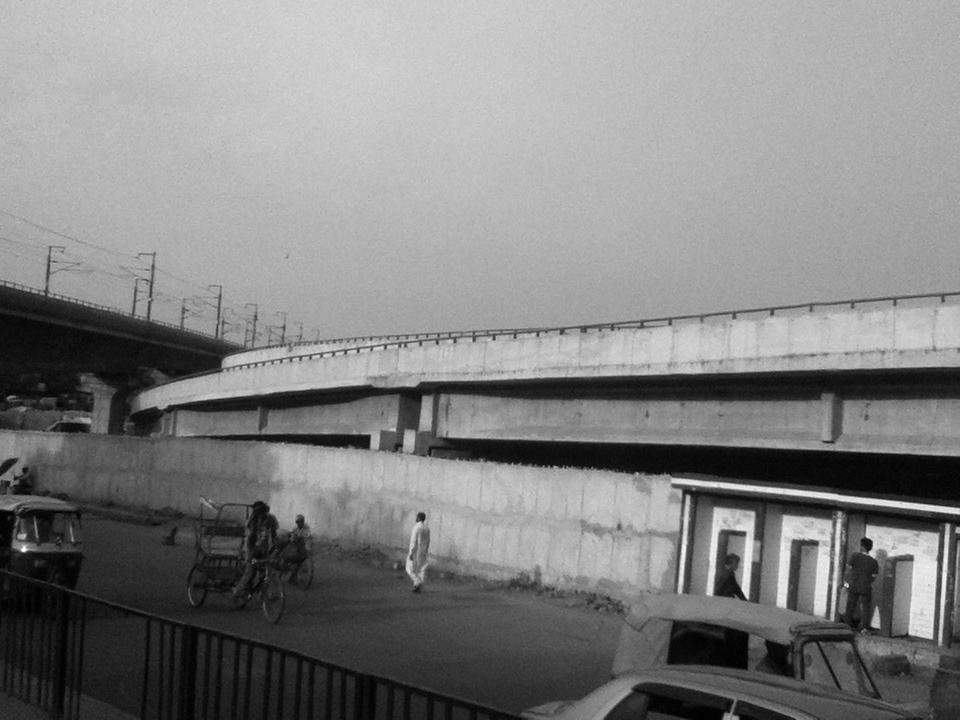
#> input picture girish123.jpg, 960 x 720 px
$ python untitled25.py   (older library calls are emulated)
#> lines starting #> are read from the running program, lines starting #| are printed output that depends on the picture
# -*- coding: utf-8 -*-
"""
Created on Fri Dec 19 17:40:17 2014

@author: girish
"""
from PIL import *
from pylab import *
from numpy import *

git = array(Image.open("girish123.jpg").convert("L"))
#> git is the input picture: shape (720, 960); min 0, max 255, mean 130

x =[100,100,400,800]
y=[200,300,500,900]

gray()

show()
def histogramEque(img,numb=256):
#> called with img = 'girish123.jpg', numb = 256
    im2 =array(Image.open(img).convert("L"))
    histo,bins = histogram(im2.flatten(),numb,normed=True)
#> histo = 256 values, max 0.0151 at index 185, min 0 at index 245, mean 0.00392; bins = 257 values from 0 to 255
    cdf=histo.cumsum()
#> cdf = 256 values from 0.000107 to 1
    cdf =(255*cdf)/cdf[-1]
#> cdf = 256 values from 0.0273 to 255
    ans = interp(im2.flatten(),bins[:-1],cdf)

    return ans.reshape(im2.shape)
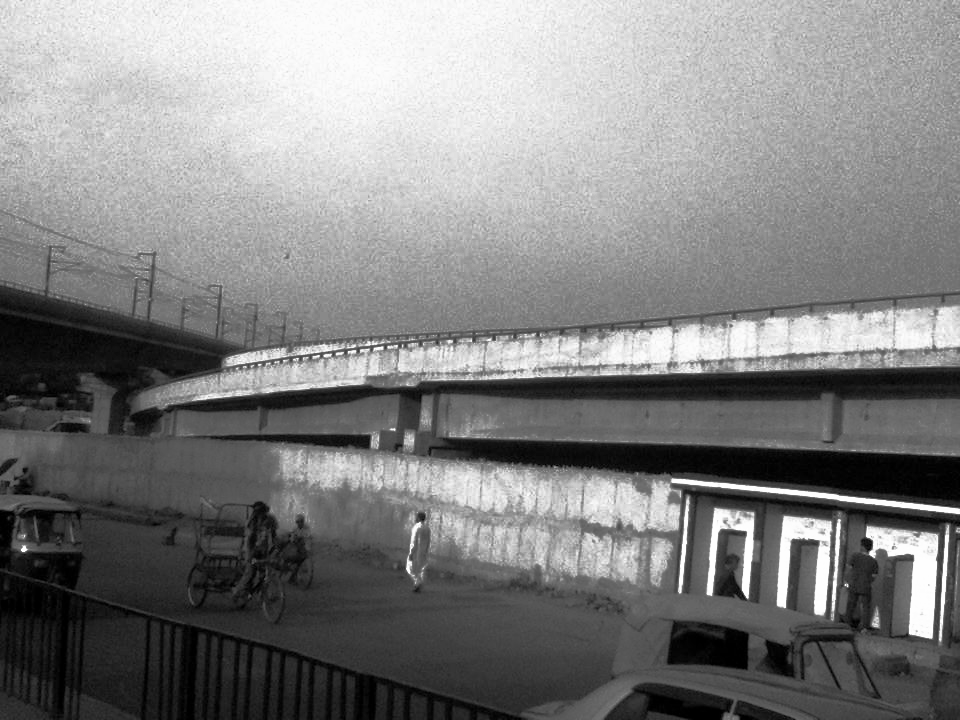
#> returned value: shape (720, 960) float64; min 0.0273, max 255, mean 129.6
im = Image.fromarray(int8(histogramEque("girish123.jpg")))


$ run again, with banana.jpg copied over girish123.jpg
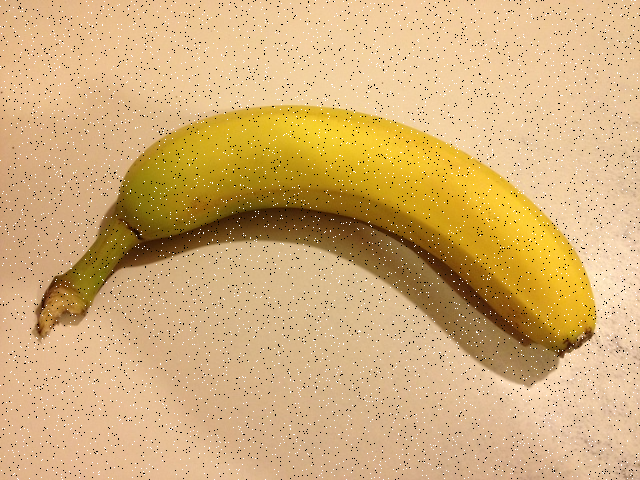
#> input picture banana.jpg, 640 x 480 px
#> `git = array(Image.open("girish123.jpg").convert("L"))`:
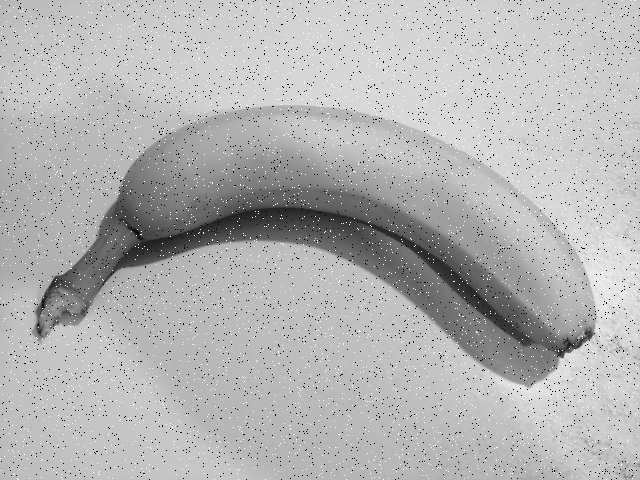
#> git: shape (480, 640); min 0, max 255, mean 179.9
#> histo = 256 values, max 0.0255 at index 184, min 0 at index 1, mean 0.00392; bins = 257 values from 0 to 255
#> in histogramEque, `cdf=histo.cumsum()`: cdf = 256 values from 0.0151 to 1
#> in histogramEque, `cdf =(255*cdf)/cdf[-1]`: cdf = 256 values from 3.82 to 255
#> in histogramEque, `return ans.reshape(im2.shape)`:
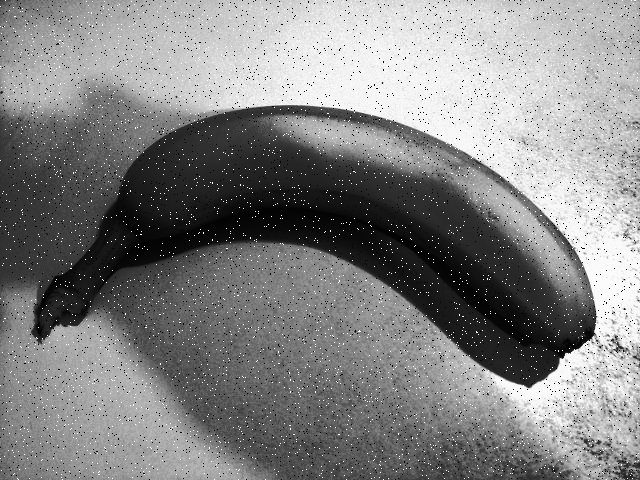
#> returned value: shape (480, 640) float64; min 3.82, max 255, mean 132.3

$ run again, with beach.jpg copied over girish123.jpg
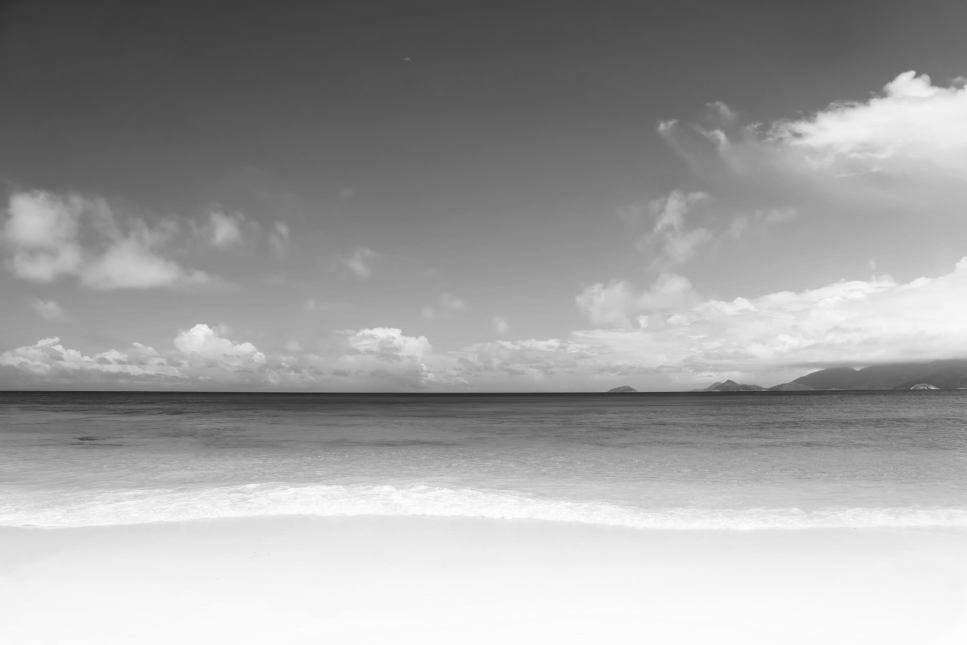
#> input picture beach.jpg, 3866 x 2578 px (shown at 1/4 size)
#> git is the input picture: shape (2578, 3866); min 35, max 255, mean 160.6
#> histo = 256 values, max 0.0264 at index 251, min 0 at index 7, mean 0.00455; bins = 257 values from 35 to 255
#> in histogramEque, `cdf=histo.cumsum()`: cdf = 256 values from 2.34e-07 to 1.16
#> in histogramEque, `cdf =(255*cdf)/cdf[-1]`: cdf = 256 values from 5.12e-05 to 255
#> in histogramEque, `return ans.reshape(im2.shape)`:
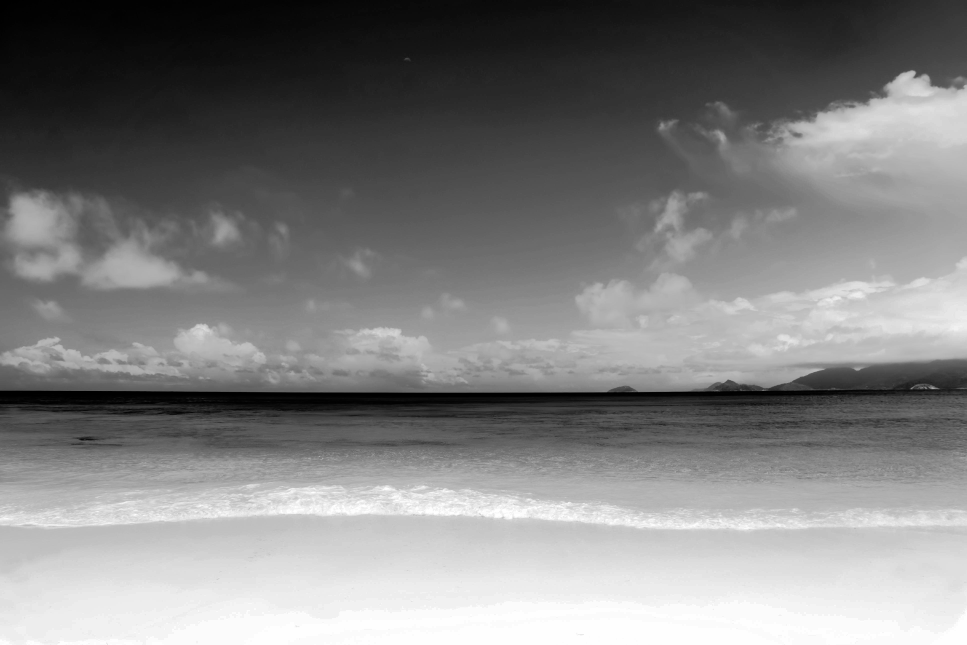
#> returned value: shape (2578, 3866) float64 (shown at 1/4 size); min 5.12e-05, max 255, mean 128.8

$ run again, with dirty.jpg copied over girish123.jpg
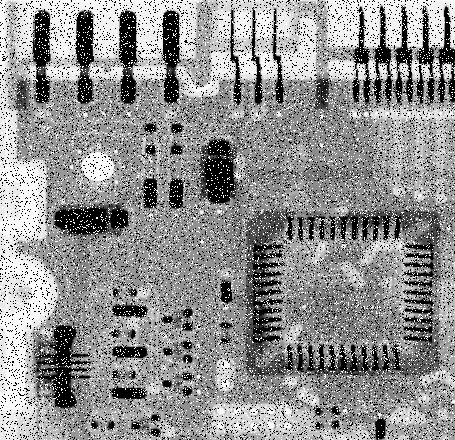
#> input picture dirty.jpg, 455 x 440 px
#> git is the input picture: shape (440, 455); min 0, max 255, mean 144.1
#> histo = 256 values, max 0.15 at index 0, min 0.000181 at index 30, mean 0.00392; bins = 257 values from 0 to 255
#> in histogramEque, `cdf=histo.cumsum()`: cdf = 256 values from 0.15 to 1
#> in histogramEque, `cdf =(255*cdf)/cdf[-1]`: cdf = 256 values from 38.17 to 255
#> in histogramEque, `return ans.reshape(im2.shape)`:
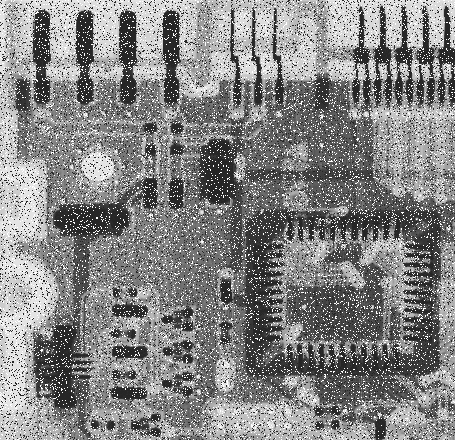
#> returned value: shape (440, 455) float64; min 38.17, max 255, mean 133.1
